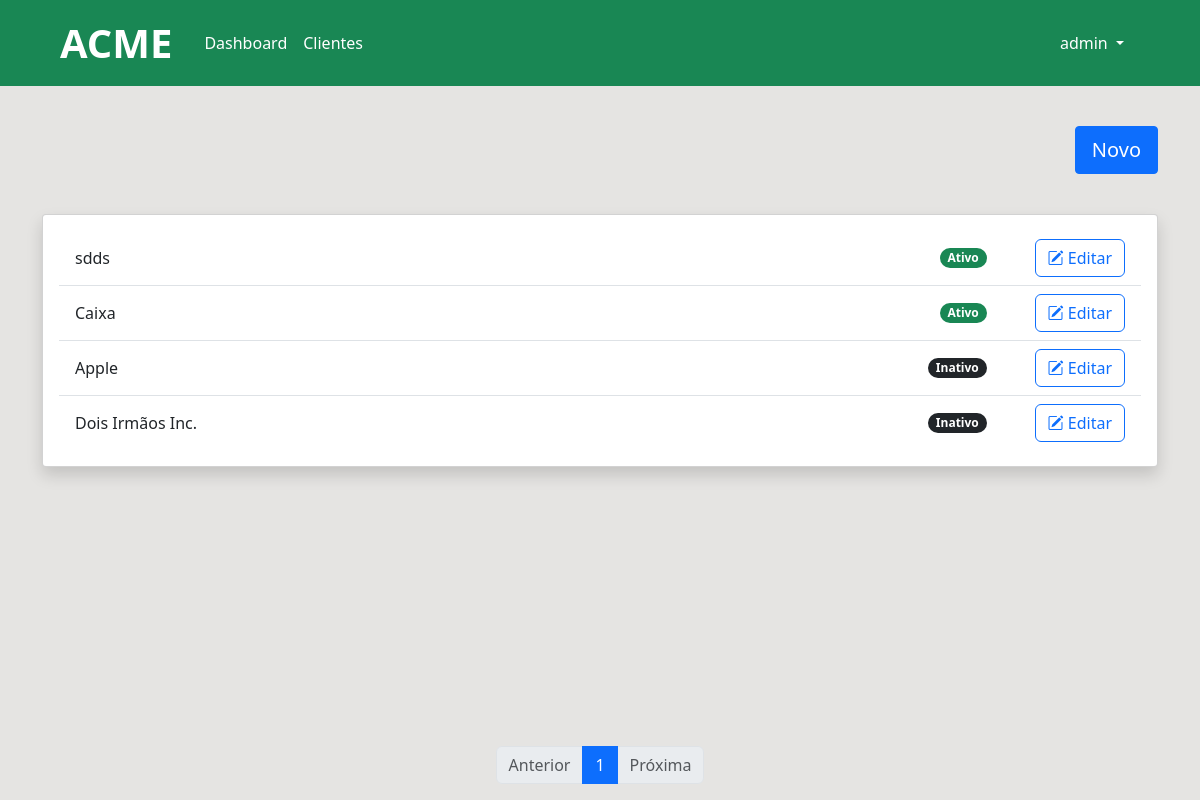
Page / (signed in) on the earlier database version.
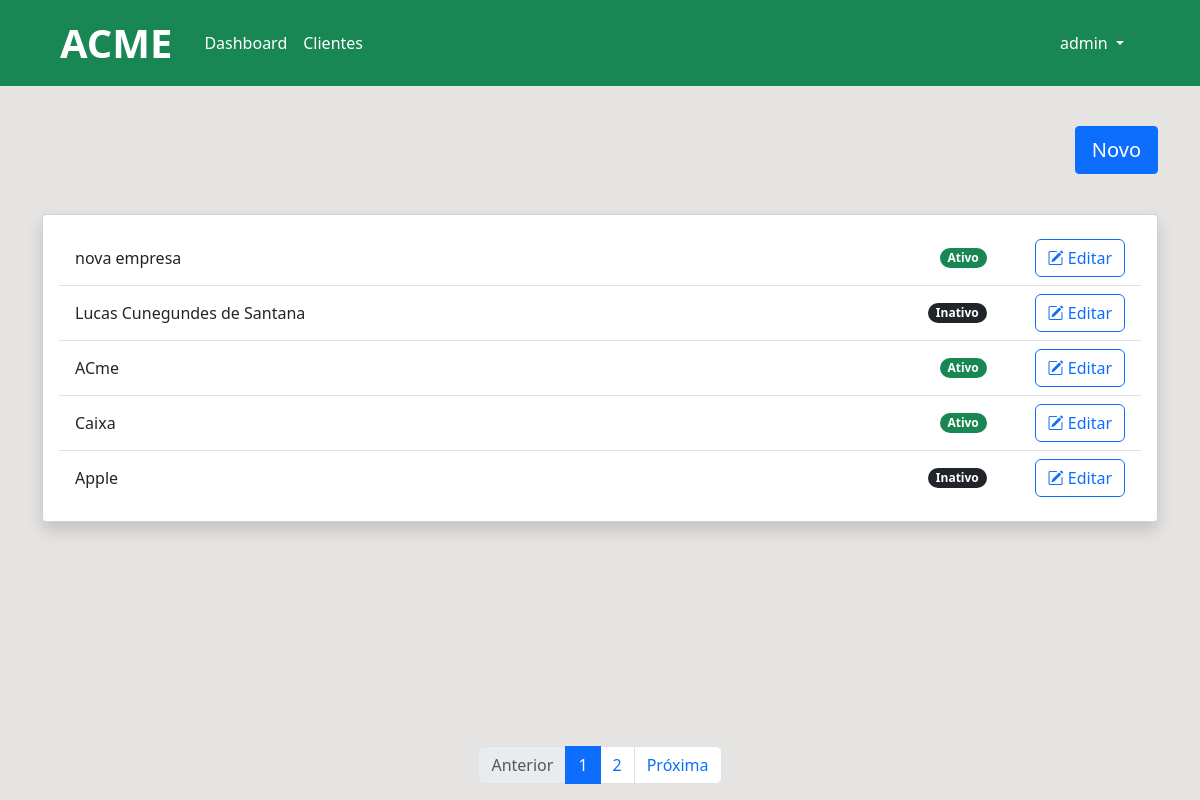
Same page on the later database version.
### dashboard/models.py (models this page shows, shortened)
class Empresas(models.Model):
    STATUS = (
        ('Inativo', 'Inativo'),
        ('Ativo', 'Ativo'),
    )
    name = models.CharField(max_length=300)
    Cnpj = models.TextField()
    active = models.CharField(
        max_length=8,
        choices=STATUS,
        default='Inativo'
    )
    created_at = models.DateTimeField(auto_now_add=True)
    updated_at = models.DateTimeField(auto_now=True)

### dashboard/views.py (the view)
# urls.py: path('', views.dashboard, name='dashboard'),
@login_required
def dashboard(request):
    empresas_list = Empresas.objects.all().order_by('-created_at')
    paginator = Paginator(empresas_list, 5)
    page = request.GET.get('page')
    empresas = paginator.get_page(page)
    return render(request, 'dashboard/dashboard.html', {'empresas': empresas})

### dashboard/templates/dashboard/dashboard.html (shortened to what this page needs)
{% extends 'base.html' %}
{% block content %}
<div class="container d-flex flex-column justify-content-center align-items-end">
    <div class="align-self-end mb-3">
      <a href="/novaempresa/">
        <button class="btn btn-primary btn-lg rounded-1 mb-4 mt-3" type="submit">Novo</button>
      </a>
    </div>
    <div class="d-flex flex-column w-100">
      <div class="card mb-3 shadow ms-auto rounded-1 flex-grow-1" style="width: 100%;">
        <div class="card-body">
          <ul class="list-group list-group-flush">
            {% for empresa in empresas %}
            <li class="list-group-item d-inline-flex align-items-center gap-5">
              <p class="flex-grow-1 mb-0">
                {{empresa.name}}
              </p>
              {% if empresa.active == 'Ativo' %}
              <span class="badge rounded-pill bg-success">{{empresa.active}}</span>
              {% else %}
              <span class="badge rounded-pill bg-dark">{{empresa.active}}</span>
              {% endif %}
              <a href = "/viewempresa/{{empresa.id}}">
                <button class="btn btn-outline-primary" type="submit">
                  <i class="bi bi-pencil-square"></i>
                  Editar
                </button>
              </a>
            </li>
            {% endfor %}
          </ul>
        </div>
      </div>
      <div class="d-flex justify-content-center align-items-center fixed-bottom flex-shrink-0 mt-3">
        <nav aria-label="Page navigation example">
          <ul class="pagination">
            {% if empresas.has_previous %}
            <li class="page-item"><a class="page-link" href="?page={{ empresas.previous_page_number }}">Anterior</a></li>
            {% else %}
            <li class="page-item disabled"><span class="page-link">Anterior</span></li>
            {% endif %}
            {% for i in empresas.paginator.page_range %}
            {% if empresas.number == i %}
            <li class="page-item"><a class="page-link active" href="?page={{ i }}">{{ i }}</a></li>
            {% elif i > empresas.number|add:'-3' and i < empresas.number|add:'3' %}
            <li class="page-item"><a class="page-link" href="?page={{ i }}">{{ i }}</a></li>
            {% endif %}
            {% endfor %}
            {% if empresas.has_next %}
            <li class="page-item"><a class="page-link" href="?page={{ empresas.next_page_number }}">Próxima</a></li>
            {% else %}
            <li class="page-item disabled"><span class="page-link">Próxima</span></li>
            {% endif %}
          </ul>
        </nav>
      </div>
    </div>
  </div>
{% endblock %}

Differences in the rows shown:
removed Empresas: name "sdds", active "Ativo"
no longer on this page (row unchanged): Empresas: name "Dois Irmãos Inc.", active "Inativo"
added Empresas: name "nova empresa", active "Ativo"
added Empresas: name "Lucas Cunegundes de Santana", active "Inativo"
added Empresas: name "ACme", active "Ativo"
Other differences:
new list line: "2"
